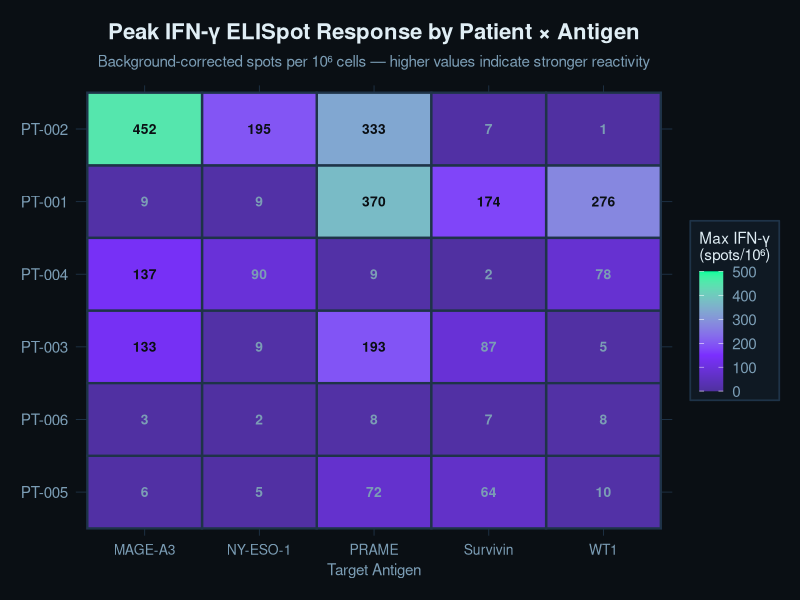
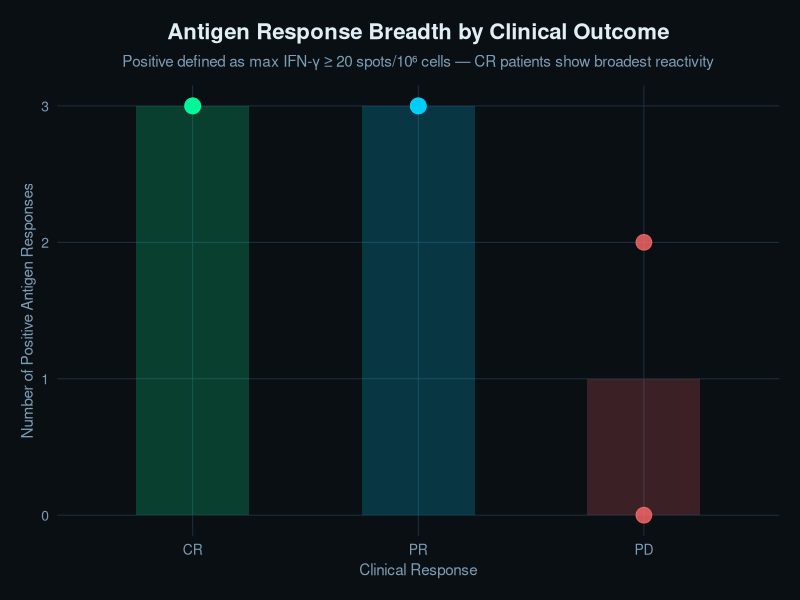
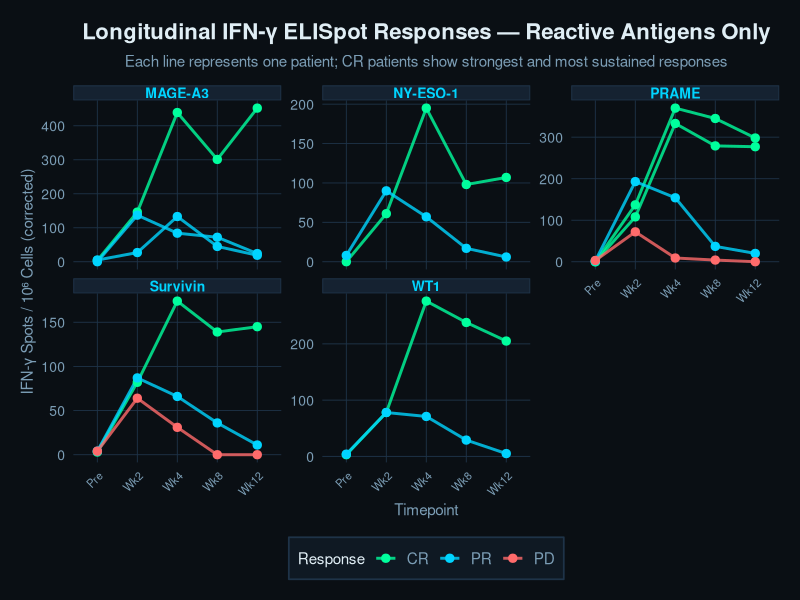
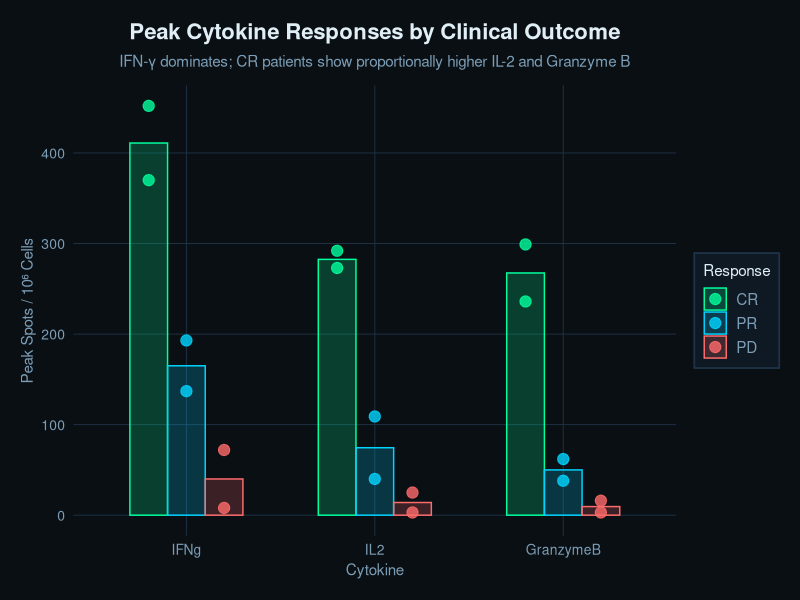
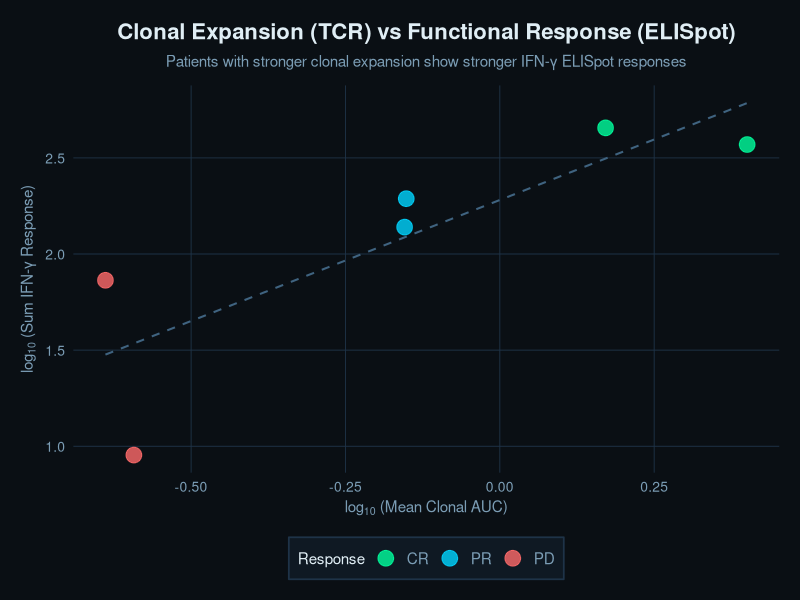
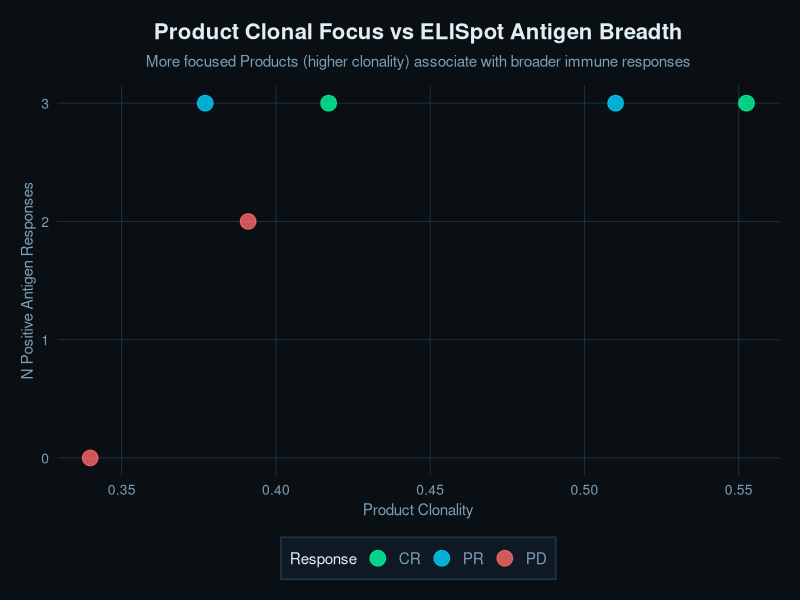
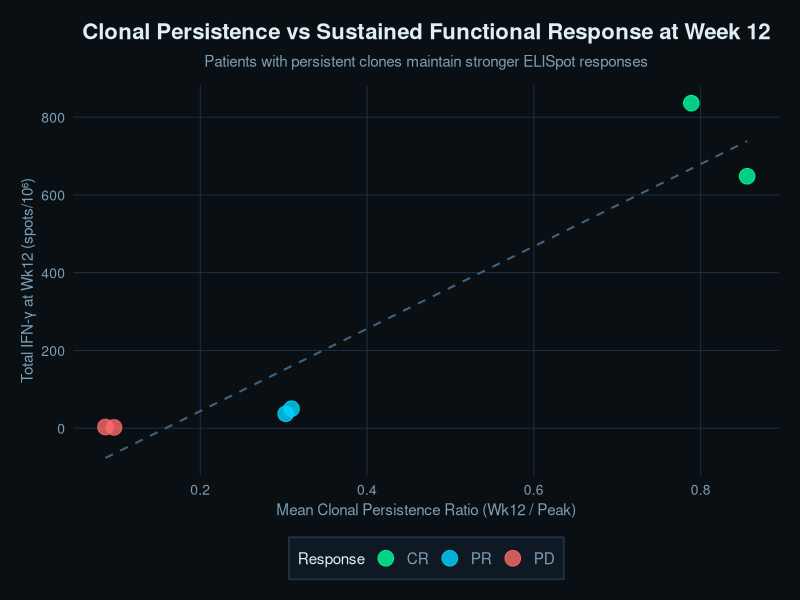
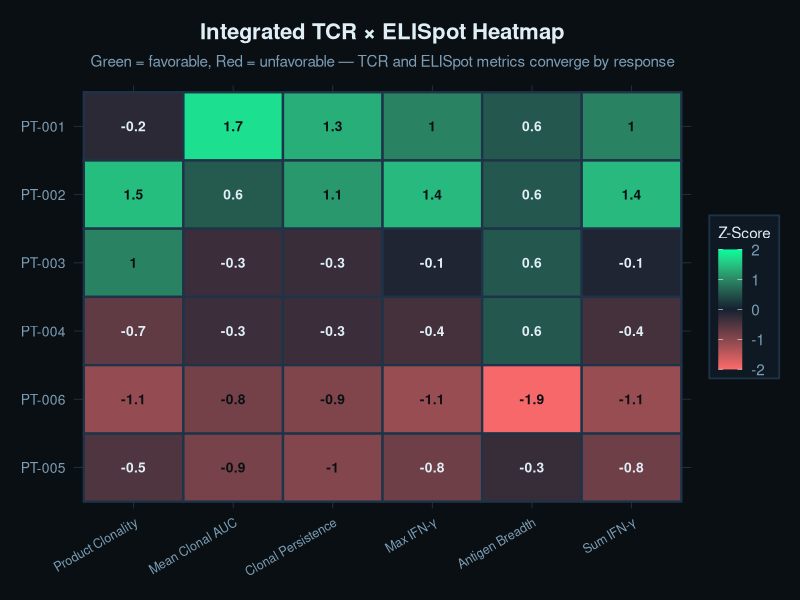

Here is the R script that generated these plots, in order:
## ---- chunk 1
knitr::opts_chunk$set(
  echo = TRUE, warning = FALSE, message = FALSE,
  fig.width = 10, fig.height = 6,
  dev = "png", dpi = 150, fig.retina = 2
)
library(tidyverse)

theme_tcr <- function(base_size = 13) {
  theme_minimal(base_size = base_size) %+replace%
    theme(
      plot.background    = element_rect(fill = "#0a0f14", color = NA),
      panel.background   = element_rect(fill = "#0a0f14", color = NA),
      panel.grid.major   = element_line(color = "#1e3348", linewidth = 0.3),
      panel.grid.minor   = element_blank(),
      text               = element_text(color = "#e0eef5", family = "sans"),
      axis.text          = element_text(color = "#7b9db5", size = 10),
      axis.title         = element_text(color = "#7b9db5", size = 11),
      plot.title         = element_text(color = "#e0eef5", face = "bold", size = 16,
                                        margin = margin(b = 8)),
      plot.subtitle      = element_text(color = "#7b9db5", size = 11,
                                        margin = margin(b = 12)),
      legend.background  = element_rect(fill = "#0f1923", color = "#1e3348"),
      legend.text        = element_text(color = "#7b9db5"),
      legend.title       = element_text(color = "#e0eef5"),
      strip.text         = element_text(color = "#e0eef5", face = "bold"),
      plot.margin        = margin(15, 15, 15, 15)
    )
}

theme_set(theme_tcr())

# Set factor order for clinical response globally
resp_levels <- c("CR", "PR", "PD")
## ---- chunk 2
# TCR data
auc_metrics    <- read_csv("../data/processed/clonal_auc_metrics.csv") %>%
  mutate(clinical_response = factor(clinical_response, levels = resp_levels))

diversity      <- read_csv("../data/processed/diversity_metrics.csv") %>%
  mutate(clinical_response = factor(clinical_response, levels = resp_levels))

longitudinal   <- read_csv("../data/processed/longitudinal_clonal_tracking.csv") %>%
  mutate(clinical_response = factor(clinical_response, levels = resp_levels))

# ELISpot data
elispot        <- read_csv("../data/processed/elispot_data.csv") %>%
  mutate(clinical_response = factor(clinical_response, levels = resp_levels),
         timepoint = factor(timepoint, levels = c("Pre", "Wk2", "Wk4", "Wk8", "Wk12")))

elispot_summary <- read_csv("../data/processed/elispot_summary.csv") %>%
  mutate(clinical_response = factor(clinical_response, levels = resp_levels))

patient_meta   <- read_csv("../data/raw/patient_metadata.csv")
## ---- chunk 3
n_positive <- sum(elispot_summary$positive_response)
n_total_ag <- nrow(elispot_summary)
n_antigens <- n_distinct(elispot$antigen)

htmltools::div(class = "metrics-row",
  htmltools::div(class = "metric-card",
    htmltools::div(class = "value", "3"),
    htmltools::div(class = "label", "Cytokines Measured")
  ),
  htmltools::div(class = "metric-card",
    htmltools::div(class = "value", n_antigens),
    htmltools::div(class = "label", "Target Antigens")
  ),
  htmltools::div(class = "metric-card",
    htmltools::div(class = "value", paste0(n_positive, "/", n_total_ag)),
    htmltools::div(class = "label", "Positive Responses")
  ),
  htmltools::div(class = "metric-card",
    htmltools::div(class = "value", "5"),
    htmltools::div(class = "label", "Timepoints")
  )
)
## ---- chunk 4
# Max IFN-g response per patient per antigen
heatmap_data <- elispot_summary %>%
  mutate(max_ifng_capped = pmin(max_ifng, 500))

ggplot(heatmap_data, aes(x = antigen, y = reorder(patient_id, -as.numeric(clinical_response)),
                          fill = max_ifng_capped)) +
  geom_tile(color = "#1e3348", linewidth = 0.8) +
  geom_text(aes(label = max_ifng),
            color = ifelse(heatmap_data$max_ifng > 100, "#0a0f14", "#7b9db5"),
            size = 3.5, fontface = "bold") +
  scale_fill_gradient2(
    low = "#152231", mid = "#7b2fff", high = "#00ff9d",
    midpoint = 150, limits = c(0, 500),
    name = "Max IFN-γ\n(spots/10⁶)"
  ) +
  labs(
    x = "Target Antigen", y = NULL,
    title = "Peak IFN-γ ELISpot Response by Patient × Antigen",
    subtitle = "Background-corrected spots per 10⁶ cells — higher values indicate stronger reactivity"
  ) +
  theme(axis.text.y = element_text(size = 11))
## ---- chunk 5
breadth <- elispot_summary %>%
  group_by(patient_id, clinical_response) %>%
  summarise(
    n_positive = sum(positive_response),
    total_antigens = n(),
    breadth_pct = n_positive / total_antigens * 100,
    .groups = "drop"
  )

ggplot(breadth, aes(x = clinical_response, y = n_positive, fill = clinical_response)) +
  geom_col(data = breadth %>% group_by(clinical_response) %>%
             summarise(n_positive = mean(n_positive), .groups = "drop"),
           alpha = 0.2, width = 0.5) +
  geom_point(aes(color = clinical_response), size = 5, alpha = 0.8) +
  scale_fill_manual(values = c("CR" = "#00ff9d", "PR" = "#00d4ff", "PD" = "#ff6b6b")) +
  scale_color_manual(values = c("CR" = "#00ff9d", "PR" = "#00d4ff", "PD" = "#ff6b6b")) +
  scale_y_continuous(breaks = 0:5) +
  labs(
    x = "Clinical Response", y = "Number of Positive Antigen Responses",
    title = "Antigen Response Breadth by Clinical Outcome",
    subtitle = "Positive defined as max IFN-γ ≥ 20 spots/10⁶ cells — CR patients show broadest reactivity"
  ) +
  theme(legend.position = "none")
## ---- chunk 6
ifng_data <- elispot %>%
  filter(cytokine == "IFNg", reactive == TRUE)

ggplot(ifng_data, aes(x = timepoint, y = spots_corrected,
                       color = clinical_response, group = patient_id)) +
  geom_line(linewidth = 1, alpha = 0.8) +
  geom_point(size = 2.5) +
  scale_color_manual(values = c("CR" = "#00ff9d", "PR" = "#00d4ff", "PD" = "#ff6b6b")) +
  facet_wrap(~ antigen, scales = "free_y", ncol = 3) +
  labs(
    x = "Timepoint", y = "IFN-γ Spots / 10⁶ Cells (corrected)",
    color = "Response",
    title = "Longitudinal IFN-γ ELISpot Responses — Reactive Antigens Only",
    subtitle = "Each line represents one patient; CR patients show strongest and most sustained responses"
  ) +
  theme(
    strip.background = element_rect(fill = "#152231", color = "#1e3348"),
    strip.text = element_text(color = "#00d4ff", face = "bold", size = 10),
    legend.position = "bottom",
    axis.text.x = element_text(angle = 45, hjust = 1, size = 8)
  )
## ---- chunk 7
# Aggregate peak response across all antigens per patient per cytokine
cytokine_peaks <- elispot %>%
  group_by(patient_id, clinical_response, cytokine) %>%
  summarise(max_corrected = max(spots_corrected), .groups = "drop") %>%
  mutate(cytokine = factor(cytokine, levels = c("IFNg", "IL2", "GranzymeB")))

ggplot(cytokine_peaks, aes(x = cytokine, y = max_corrected,
                            fill = clinical_response, color = clinical_response)) +
  geom_col(data = cytokine_peaks %>% group_by(clinical_response, cytokine) %>%
             summarise(max_corrected = mean(max_corrected), .groups = "drop"),
           position = "dodge", alpha = 0.2, width = 0.6) +
  geom_point(position = position_dodge(width = 0.6), size = 3.5, alpha = 0.8) +
  scale_fill_manual(values = c("CR" = "#00ff9d", "PR" = "#00d4ff", "PD" = "#ff6b6b")) +
  scale_color_manual(values = c("CR" = "#00ff9d", "PR" = "#00d4ff", "PD" = "#ff6b6b")) +
  labs(
    x = "Cytokine", y = "Peak Spots / 10⁶ Cells",
    fill = "Response", color = "Response",
    title = "Peak Cytokine Responses by Clinical Outcome",
    subtitle = "IFN-γ dominates; CR patients show proportionally higher IL-2 and Granzyme B"
  )
## ---- chunk 8
# TCR features per patient
tcr_features <- auc_metrics %>%
  group_by(patient_id, clinical_response) %>%
  summarise(
    mean_auc          = mean(auc),
    max_auc           = max(auc),
    mean_persistence  = mean(persistence_ratio),
    mean_peak_freq    = mean(peak_frequency),
    .groups = "drop"
  )

# ELISpot features per patient
elispot_features <- elispot_summary %>%
  group_by(patient_id, clinical_response) %>%
  summarise(
    n_positive_antigens = sum(positive_response),
    max_ifng            = max(max_ifng),
    mean_ifng           = mean(max_ifng),
    sum_ifng            = sum(max_ifng),
    .groups = "drop"
  )

# Product diversity
product_div <- diversity %>%
  filter(sample_type == "Product") %>%
  select(patient_id, product_clonality = clonality, product_shannon = shannon_entropy)

# Merge
integrated <- tcr_features %>%
  left_join(elispot_features %>% select(-clinical_response), by = "patient_id") %>%
  left_join(product_div, by = "patient_id")

integrated %>%
  mutate(across(where(is.numeric), ~round(., 3))) %>%
  knitr::kable(caption = "Integrated TCR + ELISpot feature matrix")
## ---- chunk 9
ggplot(integrated, aes(x = log10(mean_auc + 0.001), y = log10(sum_ifng + 1),
                        color = clinical_response)) +
  geom_point(size = 5, alpha = 0.8) +
  geom_smooth(method = "lm", se = FALSE, linetype = "dashed",
              linewidth = 0.7, color = "#3f6380") +
  scale_color_manual(values = c("CR" = "#00ff9d", "PR" = "#00d4ff", "PD" = "#ff6b6b")) +
  labs(
    x = expression(log[10] ~ "(Mean Clonal AUC)"),
    y = expression(log[10] ~ "(Sum IFN-γ Response)"),
    color = "Response",
    title = "Clonal Expansion (TCR) vs Functional Response (ELISpot)",
    subtitle = "Patients with stronger clonal expansion show stronger IFN-γ ELISpot responses"
  ) +
  theme(legend.position = "bottom")
## ---- chunk 10
cor_test <- cor.test(
  log10(integrated$mean_auc + 0.001),
  log10(integrated$sum_ifng + 1),
  method = "spearman"
)

cat(sprintf("Spearman correlation: rho = %.3f, p = %.4f\n", cor_test$estimate, cor_test$p.value))
## ---- chunk 11
ggplot(integrated, aes(x = product_clonality, y = n_positive_antigens,
                        color = clinical_response)) +
  geom_point(size = 5, alpha = 0.8) +
  scale_color_manual(values = c("CR" = "#00ff9d", "PR" = "#00d4ff", "PD" = "#ff6b6b")) +
  scale_y_continuous(breaks = 0:5) +
  labs(
    x = "Product Clonality", y = "N Positive Antigen Responses",
    color = "Response",
    title = "Product Clonal Focus vs ELISpot Antigen Breadth",
    subtitle = "More focused Products (higher clonality) associate with broader immune responses"
  ) +
  theme(legend.position = "bottom")
## ---- chunk 12
# Wk12 ELISpot IFN-g (sum across antigens)
wk12_elispot <- elispot %>%
  filter(cytokine == "IFNg", timepoint == "Wk12") %>%
  group_by(patient_id, clinical_response) %>%
  summarise(wk12_ifng_total = sum(spots_corrected), .groups = "drop")

persist_vs_func <- integrated %>%
  left_join(wk12_elispot %>% select(-clinical_response), by = "patient_id")

ggplot(persist_vs_func, aes(x = mean_persistence, y = wk12_ifng_total,
                             color = clinical_response)) +
  geom_point(size = 5, alpha = 0.8) +
  geom_smooth(method = "lm", se = FALSE, linetype = "dashed",
              linewidth = 0.7, color = "#3f6380") +
  scale_color_manual(values = c("CR" = "#00ff9d", "PR" = "#00d4ff", "PD" = "#ff6b6b")) +
  labs(
    x = "Mean Clonal Persistence Ratio (Wk12 / Peak)",
    y = "Total IFN-γ at Wk12 (spots/10⁶)",
    color = "Response",
    title = "Clonal Persistence vs Sustained Functional Response at Week 12",
    subtitle = "Patients with persistent clones maintain stronger ELISpot responses"
  ) +
  theme(legend.position = "bottom")
## ---- chunk 13
# Z-score all features
heatmap_features <- integrated %>%
  select(patient_id, clinical_response,
         `Product Clonality`    = product_clonality,
         `Mean Clonal AUC`      = mean_auc,
         `Clonal Persistence`   = mean_persistence,
         `Max IFN-γ`            = max_ifng,
         `Antigen Breadth`      = n_positive_antigens,
         `Sum IFN-γ`            = sum_ifng) %>%
  mutate(across(`Product Clonality`:`Sum IFN-γ`, ~ scale(.)[,1])) %>%
  pivot_longer(-c(patient_id, clinical_response),
               names_to = "feature", values_to = "z_score") %>%
  mutate(feature = factor(feature, levels = c("Product Clonality", "Mean Clonal AUC",
                                               "Clonal Persistence", "Max IFN-γ",
                                               "Antigen Breadth", "Sum IFN-γ")))

# Order patients by response
patient_order <- integrated %>%
  arrange(clinical_response, desc(mean_auc)) %>%
  pull(patient_id)

heatmap_features <- heatmap_features %>%
  mutate(patient_id = factor(patient_id, levels = rev(patient_order)))

ggplot(heatmap_features, aes(x = feature, y = patient_id, fill = z_score)) +
  geom_tile(color = "#1e3348", linewidth = 0.8) +
  geom_text(aes(label = round(z_score, 1)),
            color = ifelse(abs(heatmap_features$z_score) > 0.8, "#0a0f14", "#e0eef5"),
            size = 3.5, fontface = "bold") +
  scale_fill_gradient2(
    low = "#ff6b6b", mid = "#152231", high = "#00ff9d",
    midpoint = 0, limits = c(-2, 2)
  ) +
  labs(
    x = NULL, y = NULL, fill = "Z-Score",
    title = "Integrated TCR × ELISpot Heatmap",
    subtitle = "Green = favorable, Red = unfavorable — TCR and ELISpot metrics converge by response"
  ) +
  theme(axis.text.x = element_text(angle = 30, hjust = 1, size = 9))
## ---- chunk 14
final_scored <- integrated %>%
  mutate(
    # TCR component (z-scored)
    z_clonality   = scale(product_clonality)[,1],
    z_auc         = scale(mean_auc)[,1],
    z_persistence = scale(mean_persistence)[,1],
    # ELISpot component (z-scored)
    z_ifng        = scale(sum_ifng)[,1],
    z_breadth     = scale(n_positive_antigens)[,1],
    
    # Equal weight composite
    tcr_score     = (z_clonality + z_auc + z_persistence) / 3,
    elispot_score = (z_ifng + z_breadth) / 2,
    combined_score = (tcr_score + elispot_score) / 2
  )

# Stacked component visualization
score_long <- final_scored %>%
  select(patient_id, clinical_response, `TCR Score` = tcr_score,
         `ELISpot Score` = elispot_score) %>%
  pivot_longer(-c(patient_id, clinical_response),
               names_to = "component", values_to = "score")

ggplot(score_long, aes(x = reorder(patient_id, -score), y = score, fill = component)) +
  geom_col(position = "stack", alpha = 0.8, width = 0.6) +
  geom_hline(yintercept = 0, color = "#3f6380", linewidth = 0.5) +
  scale_fill_manual(values = c("TCR Score" = "#00d4ff", "ELISpot Score" = "#00ff9d")) +
  labs(
    x = "Patient", y = "Composite Score",
    fill = "Component",
    title = "Multi-Omic Composite Score: TCR + ELISpot",
    subtitle = "Combined score separates CR (highest) from PD (lowest) — both modalities contribute"
  )
## ---- chunk 15
final_scored %>%
  select(patient_id, clinical_response,
         tcr_score, elispot_score, combined_score) %>%
  mutate(across(where(is.numeric), ~round(., 3))) %>%
  arrange(desc(combined_score)) %>%
  knitr::kable(caption = "Final multi-omic composite scores ranked by combined score")
